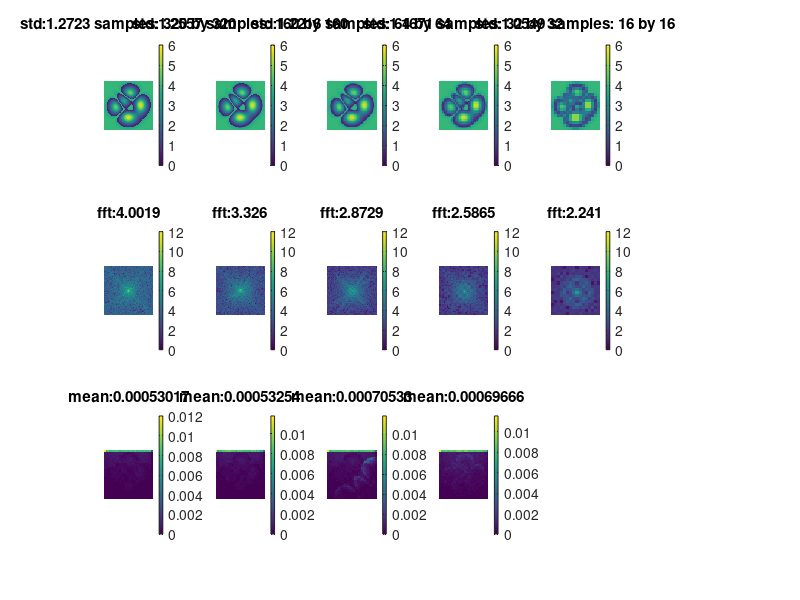

Here is the MATLAB script that generated this plot: (Note: this script raises an error after producing the figure.)
function test
    clear
    close all
    




    %%
    sigmaT_resolution = 320;
    %%
    sigmaT = peaks(sigmaT_resolution)+peaks(sigmaT_resolution)';
    sigmaT(sigmaT<0) = -sigmaT(sigmaT<0);
    sigmaT = sigmaT * 0.5;
    sigmaT(sigmaT<0.5) = 4-sigmaT(sigmaT<0.5);    
    %%
%     sigmaT = rand(sigmaT_resolution,sigmaT_resolution)*6;

    %%
%     sigmaT = zeros(sigmaT_resolution,sigmaT_resolution);
%     ii = 6;
%     for i = 1:sigmaT_resolution
%        if(ii<0)
%         ii = 6;
%        end
%         sigmaT(i,:) = ii;
%         ii = ii-0.5;       
%     end
%     sigmaT = imrotate(sigmaT,90);

    %%
%     sigmaT = zeros(round(sqrt(2)*sigmaT_resolution),round(sqrt(2)*sigmaT_resolution));
%     ii = 6;
%     for i = 1:size(sigmaT,1)
%        if(ii<0.5)
%         ii = 6;
%        end
%         sigmaT(i,:) = ii;
%         ii = ii-0.5;       
%     end
%     sigmaT = imrotate(sigmaT,45);
%     startP = round((size(sigmaT,1)-sigmaT_resolution)/2);
%     sigmaT = sigmaT(startP:startP+sigmaT_resolution-1,startP:startP+sigmaT_resolution-1);
    
    %%    
    % down sample
    windowsizeList = [1,2,5,10,20,40];
    figure;
    flag = 0;
    for windowsize = windowsizeList
        flag = flag + 1
        window = ones(windowsize,windowsize)/(windowsize*windowsize);
        sigmaT_d = conv2(sigmaT,window,'valid');
        sigmaT_d = sigmaT_d(1:windowsize:end,1:windowsize:end);
        std_d(flag) = std(sigmaT_d(:));
        
        subplot(3,6,flag);
        imagesc(sigmaT_d,[0 6])
        colorbar
        axis equal
        axis off
        title(['std:' num2str(std_d(flag)) ' samples: ' num2str(sigmaT_resolution/windowsize) ' by ' num2str(sigmaT_resolution/windowsize)]);
        
        
        fft_d = log(abs(fftshift(fft2(sigmaT_d)))+1);
        fft_mean_d(flag) = mean(fft_d(:));

        subplot(3,6,flag+6)
        imagesc(fft_d,[0 12]);
        colorbar
        axis equal
        axis off
        title(['fft:' num2str(fft_mean_d(flag))])
        
    %%    
    
        maxDepth = 1000;
        x = zeros(maxDepth, 2);
        w = zeros(maxDepth, 2);
        y = [];
        weight = zeros(maxDepth,1);

        N_Sample = 20000;
        for samples = 1: N_Sample
            
            x(1,:) = [rand,1];
            w(1,:) = [0,1];
            w(2:end,:) = [];
            x(2:end,:) = [];
            
            albedo = 0.95;
            weight(1,1) = 1/N_Sample * albedo;
            weight(2:end,:) = [];
            
            for dep = 1 : maxDepth - 1
                c = round((1-x(dep,2))*size(sigmaT_d,1));
                r = round(x(dep,1)*size(sigmaT_d,2));
                c(c==0)=1;r(r==0)=1;
                t = -log(rand)/sigmaT_d(c,r);
                x1 = x(dep, :) - t*w(dep, :);
                if x1(1) < 0.0 || x1(1) > 1.0 || x1(2) < 0.0 || x1(2) > 1.0
                    y = [y; [x(1:dep-1,:) weight(1:dep-1,1)]];
                    break;
                end
                theta = 2*pi*rand;
                w(dep + 1,:) = [cos(theta),sin(theta)];
                x(dep + 1,:) = x1;
                weight(dep + 1,1) = weight(dep,1)*albedo;
            end
%             y = [y; x(end,:)];
        end

        % density map
        mapSize = 32;
        densityMap = zeros(mapSize,mapSize);
        for i = 1: size(y,1)
            c = round((1-y(i,2))*mapSize);
            r = round(y(i,1)*mapSize);
            c(c==0)=1;r(r==0)=1;
            densityMap(c, r) = densityMap(c, r) + y(i,3)/sigmaT_d(c,r);
        end

%         densityMap = conv2(densityMap, ones(10,10));
%         subplot(3,6,flag+6)
%         imagesc(densityMap)
%         colorbar
%         axis equal
%         axis off
%         title(['mean:' num2str(mean(densityMap(:)))])
        
        
        densityMap = log(densityMap+1);
        densityMean(flag) = mean(densityMap(:));
        subplot(3,6,flag+12)
        imagesc(densityMap)
        colorbar
        axis equal
        axis off      
        title(['mean:' num2str(densityMean(flag))])
    end
    
    
%     std_d=[1.73,0.87223,0.34858,0.17422,0.08362,0.036857];
%     fft_mean_d=[6.0312,4.6683,2.8952,1.7031,0.77638,0.30214];
%     densityMean=[3.8622,4.2435,4.3449,4.3524,4.3495,4.3506];
%     windowsizeList = [1,2,5,10,20,40];



    figure;

    subplot(2,2,1);
    plot(windowsizeList,std_d,'*-');
    xlabel('downsampleScale');
    ylabel('std');

    subplot(2,2,2);
    plot(std_d,fft_mean_d,'*-');
    xlabel('std');
    ylabel('fft');

    subplot(2,2,3);
    plot(std_d,densityMean,'*-');
    xlabel('std');
    ylabel('bright');

    subplot(2,2,4);
    plot(fft_mean_d,densityMean,'*-');
    xlabel('fft');
    ylabel('bright');
end
